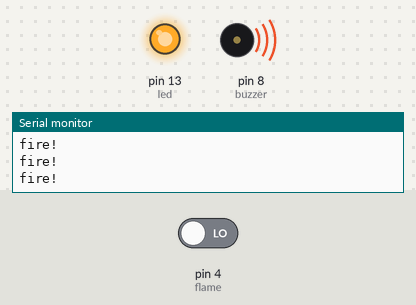
This sketch was run on a simulated Arduino Uno, built with avr-gcc and run on an emulated ATmega328P. On the bench: output pins drawn as LEDs (lit = HIGH), buzzer (waves = sounding, pin HIGH), the last lines printed to the serial monitor. The inputs (shaded band) are chosen by the test bench; at power-on: pin 4 (flame) LOW.

Above: at 1.3 s.
1.4 s: pin 4 (flame) driven HIGH
At 2.0 s:
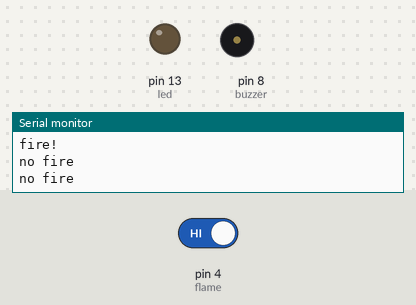
3.0 s: pin 4 (flame) driven LOW
At 4.4 s:
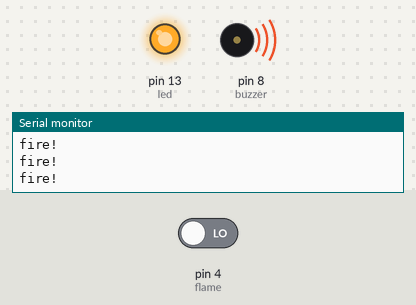
Timing chart, 0 to 6.0 s (numbered marks = the images above; inputs shaded):
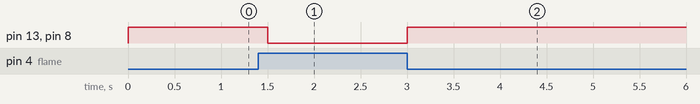

The sketch:

flame_sensor.ino
```cpp
//my first code
//my first code
const int led=13;
const int buzzer=8;
const int flame=4;
const int threshold=200;
void setup() {
  Serial.begin(9600);
  pinMode(led,OUTPUT);
  pinMode(buzzer,OUTPUT);
  pinMode(flame,INPUT);


}

void loop() {
  int flamesensor=digitalRead(flame);
  if(flamesensor==HIGH){
  digitalWrite(led,LOW);
    digitalWrite(buzzer,LOW);
    Serial.println("no fire");}
    else{
        digitalWrite(led,HIGH);
    digitalWrite(buzzer,HIGH);
    Serial.println("fire!");
    }

delay (250);
}
```

Measured:
- after the input at 1.4 s, pin 13 (led), pin 8 (buzzer): HIGH → LOW after 0.10 s
- after the input at 3.0 s, pin 13 (led), pin 8 (buzzer): LOW → HIGH at once
